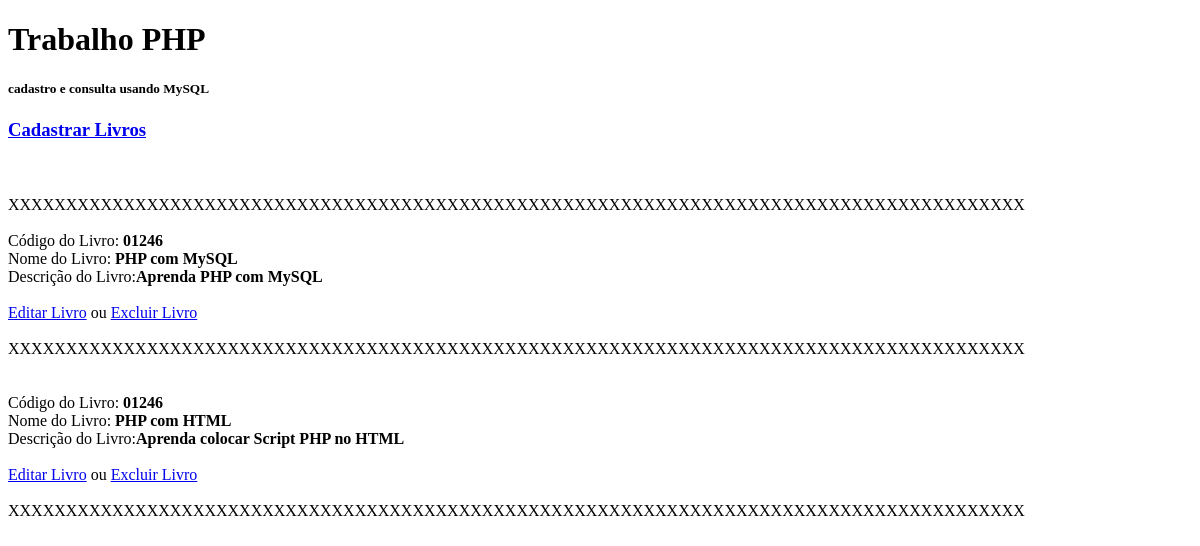
Before: / with the older database file.
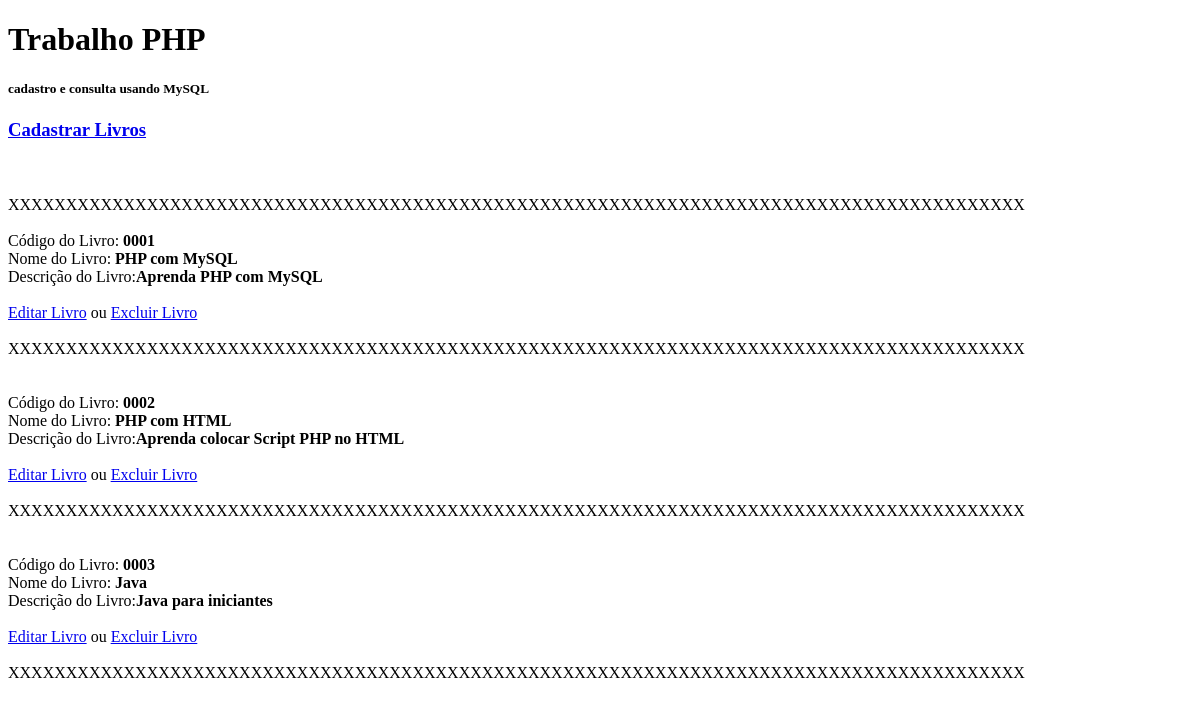
After: the same page with the newer database file.
### tables this page shows
CREATE TABLE `livros` (
  `id` int(11) NOT NULL,
  `cod_livro` varchar(50) NOT NULL,
  `nome_livro` varchar(250) NOT NULL,
  `desc_livro` varchar(250) NOT NULL
);

### select.php (the view, shortened to what this page needs)
<?php
include("config.php");
$result_livro = "SELECT * FROM livros";
$resultado_livro = mysqli_query($conn, $result_livro);
while($rows_livros = mysqli_fetch_assoc($resultado_livro)) {
    $id =  $rows_livros['id'];
    $codigo_livro = $rows_livros['cod_livro'];
    $nome_livro = $rows_livros['nome_livro'];
    $desc_livro = $rows_livros['desc_livro'];
    echo "<br>
                 Código do Livro: <strong>$codigo_livro</strong>                                   <br>
                 Nome do Livro:   <strong>".utf8_encode($nome_livro)."</strong>                    <br>
                 Descrição do Livro:<strong>".utf8_encode($desc_livro)."  </strong>                <br>
        <br><a href='editar.php?update=$id' >Editar Livro<a/> ou <a href='deletar.php?delete=$id'>Excluir Livro<a/><br>
          <br>XXXXXXXXXXXXXXXXXXXXXXXXXXXXXXXXXXXXXXXXXXXXXXXXXXXXXXXXXXXXXXXXXXXXXXXXXXXXXXXXXXXXXXXX<br>
           <br>";
}
?>

Changed rows visible on the page:
changed livros "PHP com MySQL": cod_livro "01246" → "0001"
changed livros "PHP com HTML": cod_livro "01246" → "0002"
added livros: cod_livro "0003", nome_livro "Java", desc_livro "Java para iniciantes"
